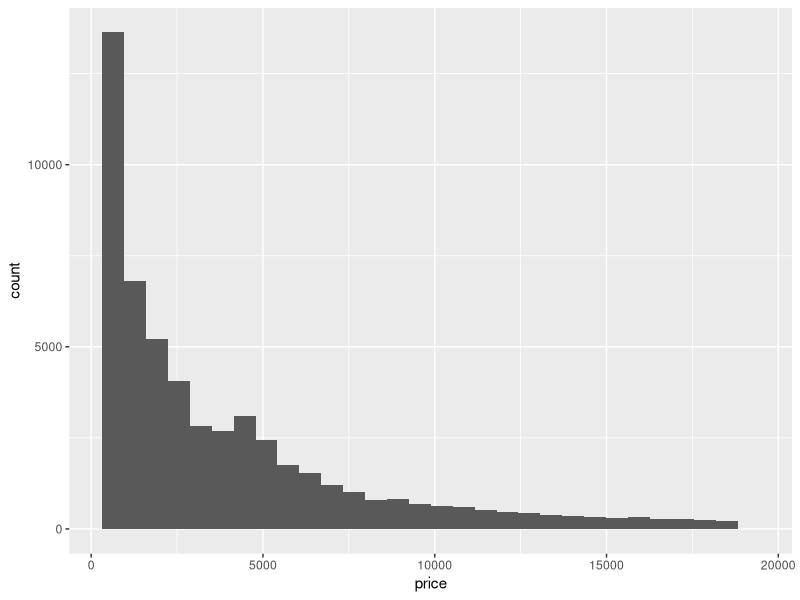
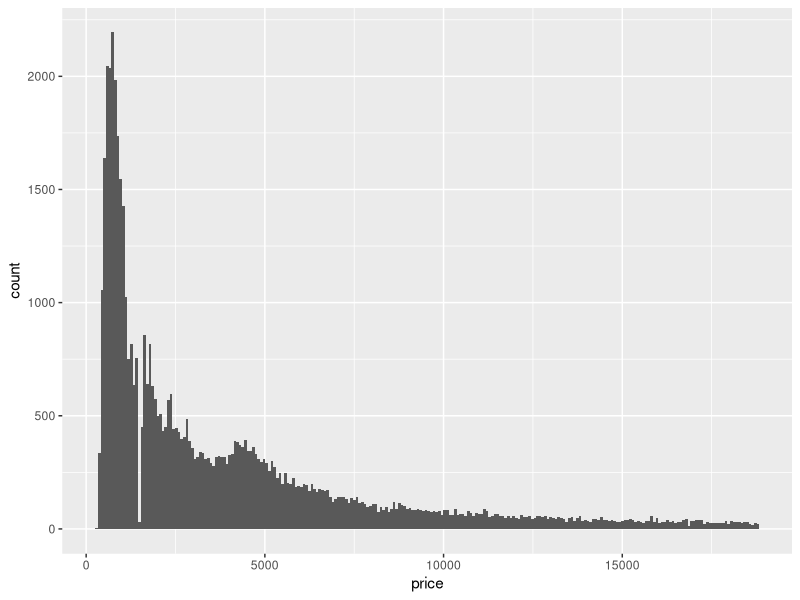
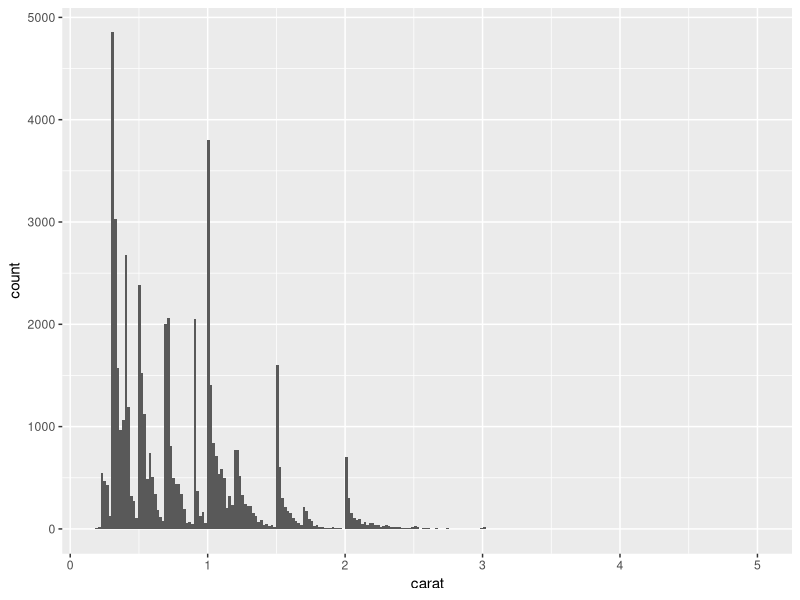
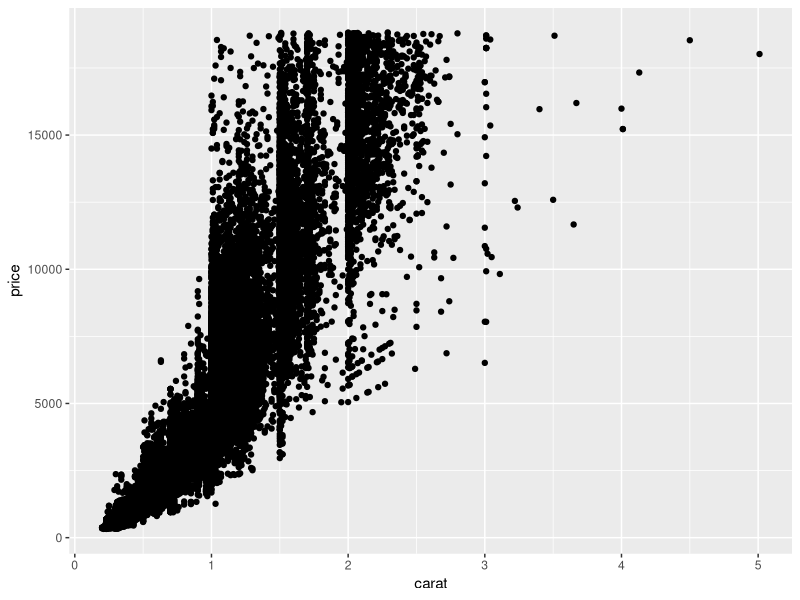
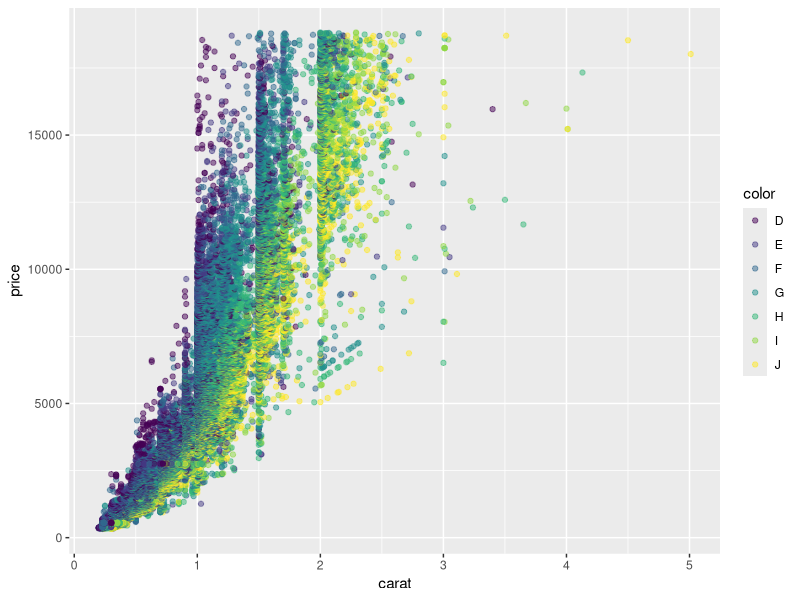
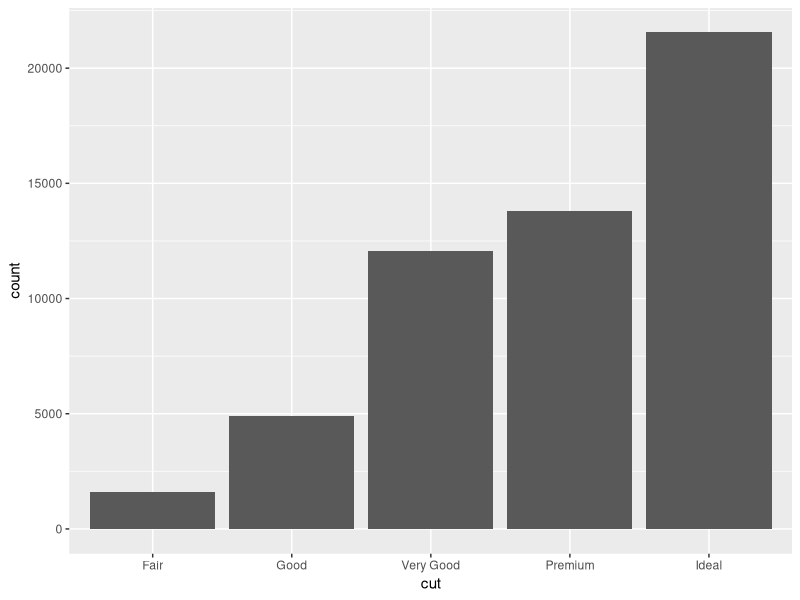
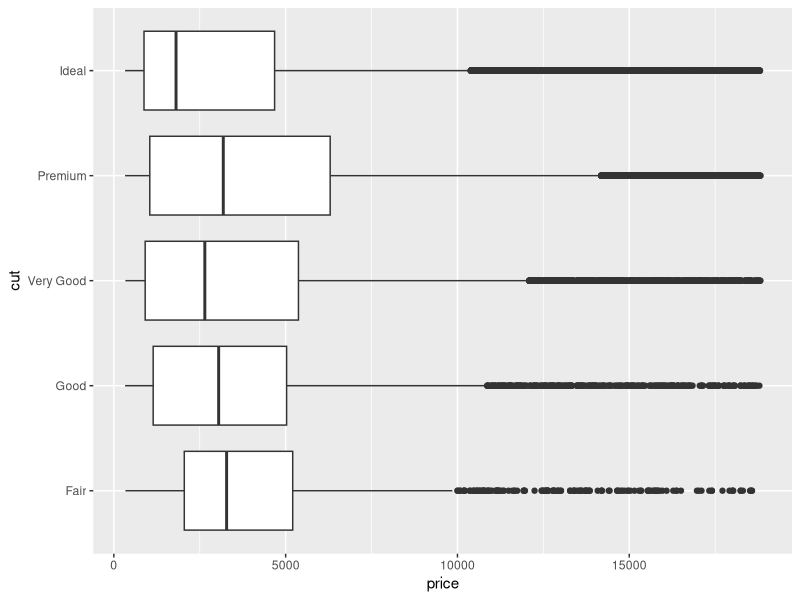
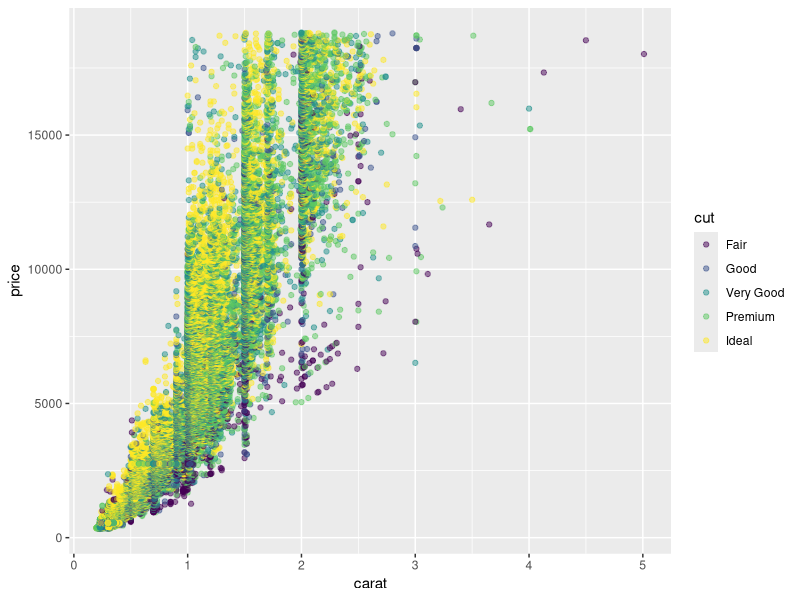

Here is the R script that generated these plots, in order: (Note: this script raises an error after producing the figures.)
### Module 3 - Exploratory Data Analysis

library(tidyverse)

# we'll be using a dataset called 'diamonds' which contains informatino about 50,000 diamonds and their carat, cut, color, clarity, price, length (x), width (y), and depth (z)
summary(diamonds)

# make a plot of the distribution of the price variable
ggplot(data = diamonds) +
  geom_histogram(aes(x = price))
# notice the warning message that pops up below - this means the data is being divided into 30 'bins' to display in the chart and R is prompting you that you probably need more

# let's try using 250 bins to display the daa instead of the default 30
ggplot(data = diamonds) + 
  geom_histogram(aes(x = price), bins = 250)

# now let's take a look at the distribution of carat (size) of the diamonds
ggplot(data = diamonds) +
  geom_histogram(aes(x = carat), bins = 250)

# notice here you see some spikes around relatively round numbers (0.75, 1, 1.5, 2, etc.)
# let's look more closely at the data around that 1 carat spike
diamonds %>%
  filter(carat > 0.89, carat <= 1.1) %>%    # this selects all the records with more than 0.89 carats and less than or equal to 1.1 carats
  count(carat) %>%   # counting the number of diamonds by carat
  print(n = 22)  # printing all 22 records instead of the default 10 so we can see everything

# now let's look at the relationship between carat and price
ggplot(diamonds) +
  geom_point(mapping=aes(x = carat, y = price))
# definitely a relationship here - as carats get larger, price gets higher

# let's add color to the plot - we're going to use the color aesthetic to display the color variable - don't get confused by the color = color in the command below!
ggplot(data = diamonds) +
  geom_point(aes(x = carat, y = price, color = color), alpha = 0.5)
# we're using alpha again here, which you saw last week, to make the dots a little more transparent
# D here means the least color, and J is the most color

# now let's investigate the different cuts of the diamonds in the dataset
ggplot(data = diamonds) +
  geom_bar(aes(x = cut))
# you see here that we have lots of ideal cut diamonds in our dataset

# let's look at a boxplot of price, grouped by different cuts
ggplot(data = diamonds) +
  geom_boxplot(aes(x = cut, y = price)) +
  coord_flip()
# not a ton of variation here, so let's look at a scatterplot and see what that tells us
ggplot(data = diamonds) +
  geom_point(aes(x = carat, y = price, color = cut), alpha = 0.5)
# things are a little bit more all over the place here than in the graph showing color and price, so you might say the relationship between cut and price isn't quite as strong

# we can also look at the relationship between two categorical variables in a geom_count graph, which can be helpful
ggplot(data = diamonds) +
  geom_count(mapping = aes(x = cut, y = color))
# here you can see that the largest number of diamonds in our dataset are ideal cut diamonds with coloration G

# after taking a look at our data, we've seen that carat seems to be the most important indicator of a diamon's price
# you'll explore more of this dataset in the homework!

# one last thing to show you here - here's another line of code that makes the same graph you just made above 
ggplot(diamonds) +
  geom_count(aes(x = cut, y = color))
# notice it doesn't include "data =" or "mapping ="
# we've included those in all the examples up until now for teaching purposes, but they are not actually necessary here
# if you look at the help for the ggplot command...
?ggplot
# you'll see under "Usage" that the first thing you are supposed to define is the data
# generally, you do not have to use "whatever =" for the first thing you put into an R command because R knows the first thing you have to put in here is the dataset
# so if you just put ggplot(diamonds) instead of ggplot(data = diamonds), R understands what you're trying to do - it assumes the first thing you put in is the data
# there is no right or wrong way to do this - you can use "data =" forever or you can never use it again. do whatever makes you feel most comfortable and whatever helps you best understand the code you are writing!




# ok, now let's go back to the flights dataset and explore that data some more!
# now we'll do some more work to try to figure out when we're most likely to see delays

# let's start by thinking about seasonality and if that matters for flight delays
# now group the data by day and calculate the average arrival delay by day
flights %>%
  group_by(month, day) %>%  # grouping by month and day, but not year because we want to look at March 8 in every year combined
  summarise(avg_delay = mean(arr_delay, na.rm=T)) %>%    # saying na.rm=T is the same as saying na.rm=TRUE - you can use T as shorthand for TRUE and F as shorthand for FALSE in R commands
  ungroup() %>%  # ungroup here to pull back from the month grouping to look at days
  arrange(-avg_delay) %>%   # arrange by average delay descending
  head(10)  # the head() command just pulls the top x number of rows from the dataset

# remember that this datset includes negative delays, which makes it harder to understand the data. let's get rid of those
flights %>%
  filter(arr_delay >= 0) %>%
  group_by(month, day) %>%
  summarise(avg_delay = mean(arr_delay, na.rm=T)) %>%
  ungroup() %>%
  arrange(-avg_delay) %>%
  head(10)
# now we see there are three days where the average delay was more than 100 minutes!
# moving forward, we'll keep the negative delays in the dataset, but it's good to see how taking them out changed things!

# now we'll load a new library called lubridate, which we'll cover later
# for now all you need to know is that dates are actually a special type of data
# if you have data formatted as dates, R will understand that March 26, 2020 is after August 23, 2019, and September 27, 2019 is between the two, etc.
# remember if you're using a package for the first time, you have to install it with install.packages() before loading it with library()
install.packages("lubridate")
library(lubridate)

flights %>%
  mutate(flight_day = make_datetime(year, month, day)) %>%  # the make_datetime() command is from the lubridate package, and is turning your year, month, and day fields into a date type variable so R understands it better and we can more easily plot things over time!
  group_by(flight_day) %>%
  summarise(avg_delay = mean(arr_delay, na.rm=T)) %>%
  ggplot(., mapping = aes(x = flight_day, y = avg_delay)) +   # remember the . at the beginning here means we're taking everything above and putting that in as the data to use for the plot
  geom_point() +
  geom_smooth()
# you can see on this plot that delays seem to be higher in the summer (around July) and lower around October


# now let's look at how to clean up our plots a little
# what you've made so far is fine for taking a look at the data, but you'll generally want a nicer-looking plot if you're presenting to someone or turning something in for homework (hint hint)

# one trick you can use to avoid having to repeat lots of code is saving your data to an object so you don't have to group and summarise data again every time you're making a graph
# i'm going to save our edited data to an object called flight_graph to use as the data in the plots below
flight_graph <- flights %>%
                  mutate(flight_day = make_datetime(year, month, day)) %>%
                  group_by(flight_day, origin) %>%   # grouping by flight_day AND origin, which you would have done in the test yourself questions before this - if you haven't gotten here yet, go do those now! :)
                  summarise(avg_delay = mean(arr_delay, na.rm=T))

# we're starting with this graph
ggplot(flight_graph, mapping = aes(x = flight_day, y = avg_delay)) +
  geom_point(mapping = aes(color = origin)) +
  geom_smooth()

# now we're going to install another package called scales to help us make this all a little nicer
install.packages("scales")
library(scales)
# and now add some more lines to our graph from above to make things nicer!
ggplot(flight_graph, mapping = aes(x = flight_day, y = avg_delay)) +
  geom_point(mapping = aes(color = origin)) +
  geom_smooth() +
  ylab("Average Arrival Delay (Minutes)") +   # putting a label on the y axis
  xlab("") +   # this removes the label on the x axis, which we don't really need here since it's clear we're looking at dates
  scale_x_datetime(date_breaks = "3 months", labels = date_format("%b")) +  # making the x axis scale prettier - run "?scale_x_datetime" to see how this works, look at this site to see what the "%b" means here: https://www.statmethods.net/input/dates.html 
  scale_y_continuous(breaks = c(0,30,60,90,120)) +  # defining the breaks to use on the y axis
  ggtitle("Average Daily Flight Delay by NYC Airport, 2013")  # adding a title for the overall graph
  
# what if we want to center the title? add in the last line of code here
ggplot(flight_graph, mapping = aes(x = flight_day, y = avg_delay)) +
  geom_point(mapping = aes(color = origin)) +
  geom_smooth() +
  ylab("Average Arrival Delay (Minutes)") +
  xlab("") +
  scale_x_datetime(date_breaks="3 months", labels = date_format("%b")) +
  scale_y_continuous(breaks = c(0,30,60,90,120)) +
  ggtitle("Average Daily Flight Delay by NYC Airport, 2013") +
  theme(plot.title = element_text(hjust = 0.5))

# you can do a lot with the theme command that we added above, take a look at the help file if you're curious!
?theme

# now let's make the legend a bit more readable for people who don't know the airport codes by adding another line of code
ggplot(flight_graph, mapping = aes(x = flight_day, y = avg_delay)) +
  geom_point(mapping = aes(color = origin)) +
  geom_smooth() +
  ylab("Average Arrival Delay (Minutes)") +
  xlab("") +
  scale_x_datetime(date_breaks="3 months", labels = date_format("%b")) +
  scale_y_continuous(breaks = c(0,30,60,90,120)) +
  ggtitle("Average Daily Flight Delay by NYC Airport, 2013") +
  theme(plot.title = element_text(hjust = 0.5)) +
  scale_color_discrete(name = "Originating Airport", labels = c("Newark","Kennedy","LaGuardia"))

# what if we want to move the legend? sometimes we don't want it to be over on the right side squishing the graph
# i'm adding another option to the theme() command below, take a look at what happens when that's added
ggplot(flight_graph, mapping = aes(x = flight_day, y = avg_delay)) +
  geom_point(mapping = aes(color = origin)) +
  geom_smooth() +
  ylab("Average Arrival Delay (Minutes)") +
  xlab("") +
  scale_x_datetime(date_breaks="3 months", labels = date_format("%b")) +
  scale_y_continuous(breaks = c(0,30,60,90,120)) +
  ggtitle("Average Daily Flight Delay by NYC Airport, 2013") +
  theme(plot.title = element_text(hjust = 0.5), legend.position = "bottom") +
  scale_color_discrete(name = "Originating Airport", labels = c("Newark","Kennedy","LaGuardia"))

# now what if we hate the ggplot standard theme with the gray background? let's try adding a new line to change the overall theme of the chart
# notice i put the theme_bw() command before i messed with the legend position. if you put theme_bw() at the end, the legend position goes back to where it was before.
ggplot(flight_graph, mapping = aes(x = flight_day, y = avg_delay)) +
  geom_point(mapping = aes(color = origin)) +
  geom_smooth() +
  ylab("Average Arrival Delay (Minutes)") +
  xlab("") +
  scale_x_datetime(date_breaks="3 months", labels = date_format("%b")) +
  scale_y_continuous(breaks = c(0,30,60,90,120)) +
  ggtitle("Average Daily Flight Delay by NYC Airport, 2013") +
  theme_bw() +
  theme(plot.title = element_text(hjust = 0.5), legend.position = "bottom") +
  scale_color_discrete(name = "Originating Airport", labels = c("Newark","Kennedy","LaGuardia"))

# there are a lot of fun things you can do with themes if you want to do some googling
# for example, there's a theme you can use that makes your charts look like charts in The Economist
install.packages("ggthemes")
library(ggthemes)

ggplot(flight_graph, mapping = aes(x = flight_day, y = avg_delay)) +
  geom_point(mapping = aes(color = origin)) +
  geom_smooth(color="#4a4a4a") +
  ylab("Average Arrival Delay (Minutes)") +
  xlab("") +
  scale_x_datetime(date_breaks="3 months", labels = date_format("%b")) +
  scale_y_continuous(breaks = c(0,30,60,90,120)) +
  ggtitle("Average Daily Flight Delay by NYC Airport, 2013") +
  theme_economist() +
  theme(plot.title = element_text(hjust = 0.5), legend.position = "bottom") +
  scale_color_economist(name = "Originating Airport", labels = c("Newark","Kennedy","LaGuardia"))
# notice i changed the scale_color_discrete on the last line here to scale_color_economist to get the economist colors here
# things like this may vary by theme, you can google to find out more
# i also changed the color of the geom_smooth() line by putting in a hex code for a dark gray color
# you can use standard colors like "red" or "blue" or "gray" or whatever here OR you can get more specific using hex codes. you can explore those here: https://www.w3schools.com/colors/colors_picker.asp
# you can also explore all some more specific color names here: http://www.stat.columbia.edu/~tzheng/files/Rcolor.pdf 

